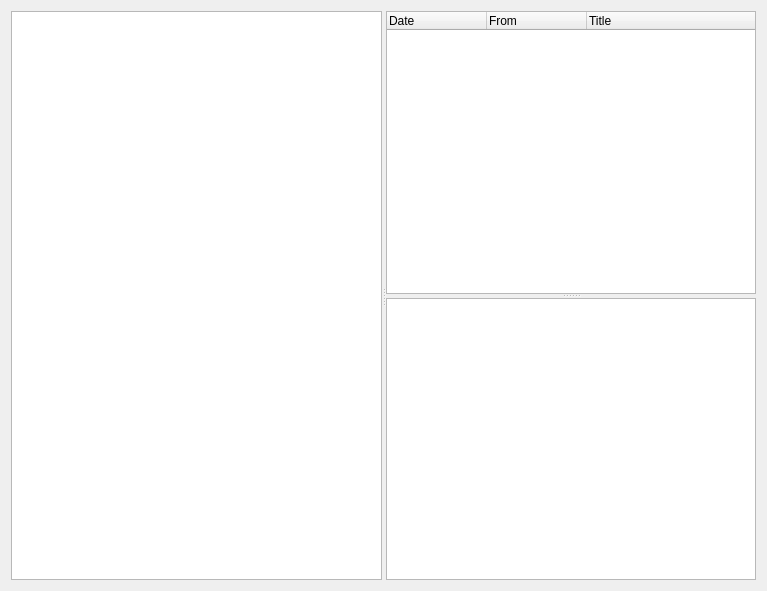
<?xml version="1.0" encoding="UTF-8"?>
<ui version="4.0">
 <class>MessagesManager</class>
 <widget class="QWidget" name="MessagesManager">
  <property name="geometry">
   <rect>
    <x>0</x>
    <y>0</y>
    <width>767</width>
    <height>591</height>
   </rect>
  </property>
  <property name="windowTitle">
   <string/>
  </property>
  <layout class="QHBoxLayout" name="horizontalLayout">
   <item>
    <widget class="QSplitter" name="splitter_2">
     <property name="orientation">
      <enum>Qt::Horizontal</enum>
     </property>
     <widget class="QListWidget" name="backendsList">
      <property name="sizePolicy">
       <sizepolicy hsizetype="Maximum" vsizetype="Maximum">
        <horstretch>0</horstretch>
        <verstretch>0</verstretch>
       </sizepolicy>
      </property>
     </widget>
     <widget class="QSplitter" name="splitter">
      <property name="orientation">
       <enum>Qt::Vertical</enum>
      </property>
      <widget class="QTreeWidget" name="messagesTree">
       <attribute name="headerDefaultSectionSize">
        <number>100</number>
       </attribute>
       <attribute name="headerStretchLastSection">
        <bool>true</bool>
       </attribute>
       <attribute name="headerDefaultSectionSize">
        <number>100</number>
       </attribute>
       <attribute name="headerStretchLastSection">
        <bool>true</bool>
       </attribute>
       <column>
        <property name="text">
         <string>Date</string>
        </property>
        <property name="textAlignment">
         <set>AlignLeft|AlignVCenter</set>
        </property>
       </column>
       <column>
        <property name="text">
         <string>From</string>
        </property>
       </column>
       <column>
        <property name="text">
         <string>Title</string>
        </property>
       </column>
      </widget>
      <widget class="QTextEdit" name="messageBody">
       <property name="readOnly">
        <bool>true</bool>
       </property>
       <property name="textInteractionFlags">
        <set>Qt::LinksAccessibleByKeyboard|Qt::LinksAccessibleByMouse|Qt::TextBrowserInteraction|Qt::TextSelectableByKeyboard|Qt::TextSelectableByMouse</set>
       </property>
      </widget>
     </widget>
    </widget>
   </item>
  </layout>
 </widget>
 <resources/>
 <connections/>
</ui>
